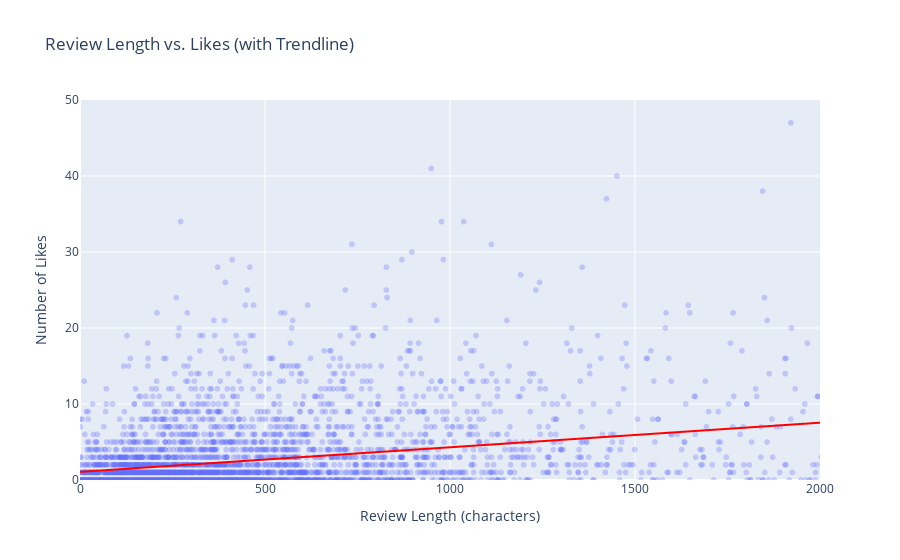

Notebook code cell kept with this figure:
### Code cell
# Q3: Review length vs. likes (with correlation)
plot_df = df_master.assign(review_likes=df_master['review_likes'].fillna(0))

fig7 = px.scatter(
    plot_df.sample(min(5000, len(plot_df))),  # Sample for performance
    x='review_length_chars', y='review_likes',
    trendline='ols', trendline_color_override='red',
    opacity=0.3,
    title='Review Length vs. Likes (with Trendline)',
    labels={'review_length_chars': 'Review Length (characters)', 'review_likes': 'Number of Likes'}
)
fig7.update_layout(xaxis_range=[0, 2000], yaxis_range=[0, 50])
fig7.show()

# Correlation coefficient
corr = plot_df[['review_length_chars', 'review_likes']].corr().iloc[0, 1]
print(f"\n✓ Correlation between review length and likes: {corr:.3f}")

### Figure 1 — Plotly figure (JSON) as saved in the notebook; plotly's stock layout.template omitted (floating-point values rounded to 4 significant figures; data arrays with more than 128 entries replaced by an {"elided": "..."} marker saying what was removed)
{"data": [{"hovertemplate": "Review Length (characters)=%{x}<br>Number of Likes=%{y}<extra></extra>", "legendgroup": "", "marker": {"color": "#636efa", "opacity": 0.3, "symbol": "circle"}, "mode": "markers", "name": "", "showlegend": false, "type": "scattergl", "x": {"elided": "5000 int values"}, "xaxis": "x", "y": {"elided": "5000 int values"}, "yaxis": "y"}, {"hovertemplate": "<b>OLS trendline</b><br>review_likes = 0.00323412 * review_length_chars + 1.07208<br>R<sup>2</sup>=0.156111<br><br>Review Length (characters)=%{x}<br>Number of Likes=%{y} <b>(trend)</b><extra></extra>", "legendgroup": "", "line": {"color": "red"}, "marker": {"color": "#636efa", "symbol": "circle"}, "mode": "lines", "name": "", "showlegend": false, "type": "scattergl", "x": {"elided": "5000 int values"}, "xaxis": "x", "y": {"elided": "5000 float values"}, "yaxis": "y"}], "layout": {"legend": {"tracegroupgap": 0}, "title": {"text": "Review Length vs. Likes (with Trendline)"}, "xaxis": {"anchor": "y", "domain": [0, 1], "range": [0, 2000], "title": {"text": "Review Length (characters)"}}, "yaxis": {"anchor": "x", "domain": [0, 1], "range": [0, 50], "title": {"text": "Number of Likes"}}}}
